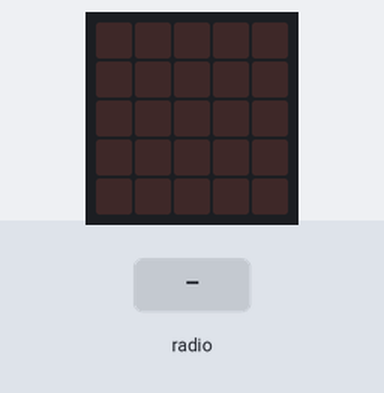
The program below on a simulated BBC micro:bit (MakeCode). Parts: the board's 5×5 LED display. Inputs (shaded band) come from the test bench.

Above: at 1.2 s.
1.3 s: radio message "1" arrives
At 1.7 s:
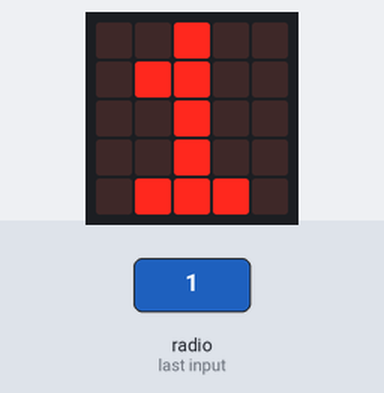
2.8 s: radio message "0" arrives
At 4.0 s:
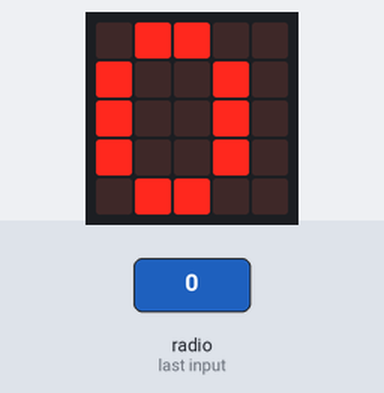
4.3 s: radio message "5" arrives
At 5.2 s:
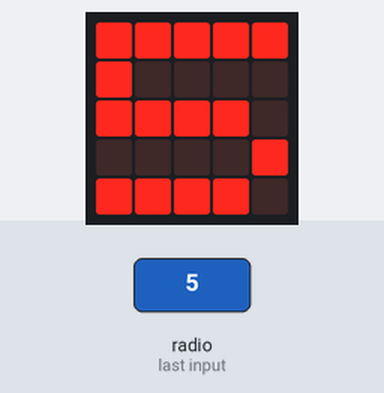
Timing chart, 0 to 7.3 s (numbered marks = the images above; inputs shaded):
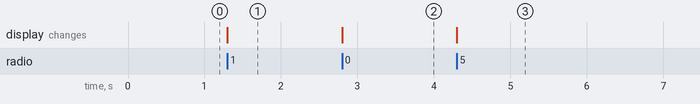

The program:

main.ts
```typescript
radio.onReceivedNumber(function (receivedNumber) {
    basic.showNumber(receivedNumber)
})
radio.onReceivedString(function (receivedString) {
    basic.showString(receivedString)
})
radio.setGroup(1)
radio.setFrequencyBand(0)
basic.forever(function () {

})
```

test.ts
```typescript
// tests gaan hier; deze zal niet worden gecompileerd wanneer dit pakket wordt gebruikt als extensie.
```

Measured:
- after the input at 1.3 s, the display: changes at once (image 1)
- after the input at 2.8 s, the display: changes at once (image 2)
- after the input at 4.3 s, the display: changes at once (image 3)
